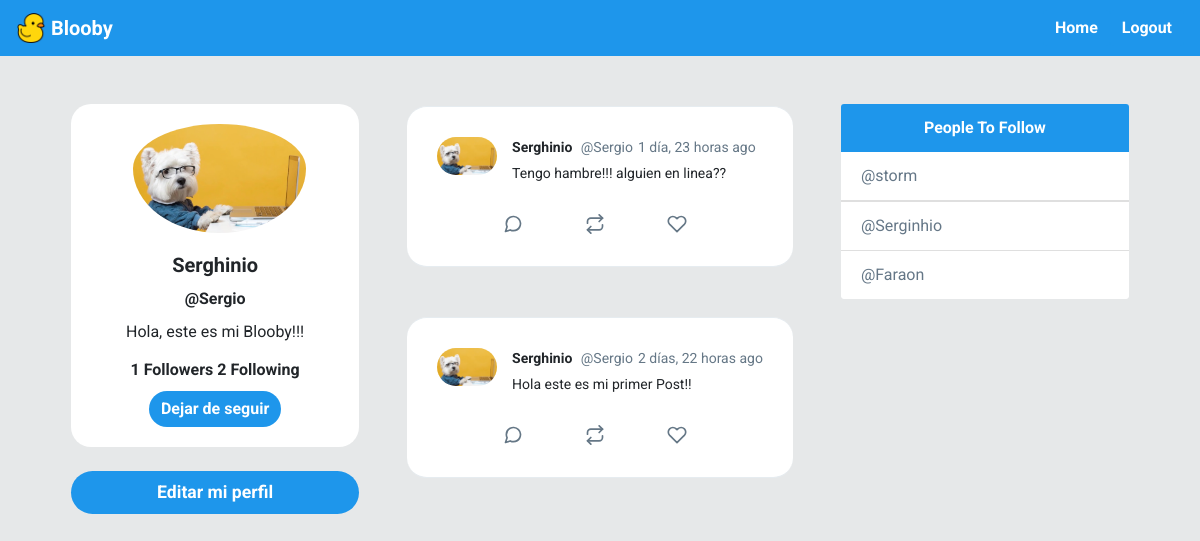
Page /profile/Sergio/ (signed in) on the committed database.
### Blooby/models.py (models this page shows, shortened)
class Profile(models.Model):
	user = models.OneToOneField(User, on_delete=models.CASCADE)
	bio = models.CharField(default='Hola, este es mi Blooby!!!', max_length=100)
	image = models.ImageField(default='default.png')
	def following(self):
		user_ids = Relationship.objects.filter(from_user=self.user)\
									.values_list('to_user_id', flat=True)
		return User.objects.filter(id__in=user_ids)
	def followers(self):
		user_ids = Relationship.objects.filter(to_user=self.user)\
									.values_list('from_user_id', flat=True)
		return User.objects.filter(id__in=user_ids)

class Post(models.Model):
	timestamp = models.DateTimeField(default=timezone.now)
	content = models.TextField(max_length=300)
	user = models.ForeignKey(User, on_delete=models.CASCADE, related_name='posts')
	liked = models.ManyToManyField(User, default=None, blank=True)
	class Meta:
		ordering = ['-timestamp']

### Blooby/views.py (the view)
# urls.py: path('profile/<str:username>/', profile, name='profile'),
def profile(request, username):
	user = User.objects.get(username=username)
	posts = user.posts.all()
	context = {'user':user, 'posts':posts}
	return render(request, 'Blooby/profile.html', context)

### Blooby/templates/Blooby/profile.html (shortened to what this page needs)
{% extends 'Blooby/_base.html' %}
{% load humanize %}
{% block content %}
    <div id="main" class="container-fluid d-flex">
        <div class="sidebar m-5 d-none d-md-block">
            <div class="">
                <div class="card " style="width: 18rem; text-align:center;border-radius: 20px;">
                    <img class="card-img-top rounded-circle"
                        style="width:60%; position: relative;left: 62px;padding-top: 20px;"
                        src="{{ user.profile.image.url }}" alt="Card image cap">
                    <div class="card-body">
                        <h5 class="card-title font-weight-bold">{{ user.first_name }}</h5>
                        <h6 class="card-title font-weight-bold">@{{ user }}</h6>
                        <p class="card-text">{{ user.profile.bio }}</p>
                        <h6 class="card-title font-weight-bold">
                        {{ user.profile.followers.count }} Followers
                        {{ user.profile.following.count }} Following
                        </h6>
                        {% if request.user.is_authenticated %}
                            {% if user.username != request.user.username %}
                                {% if user not in request.user.profile.following %}
                                <a href="{% url 'follow' user %}" class="btn  text-white rounded-pill">Seguir</a>
                                {% else %}
                                <a href="{% url 'unfollow' user %}" class="btn  text-white rounded-pill">Dejar de seguir</a>
                                {% endif %}
                            {% endif %}
                        {% endif %}
                    </div>
                </div>
                <a href="{% url 'editar' %}" id="addATweetLeft" onclick="addTweet()" type="button"
                style="border-radius: 30px; font-size: 1.1rem; font-weight:bold;"
                class="btn btn-lg btn-block mt-4 text-white ">Editar mi perfil</a>
            </div>
        </div>
        <div class="content">
            {% for post in posts %}
            <div id="tweetCards">
                <div class="tweet-wrap" style="border-radius:20px">
                    <div class="tweet-header">
                        <img src="{{ post.user.profile.image.url }}"
                            alt="" class="avator">
                        <div class="tweet-header-info">
                            {{ post.user.first_name }} <span>@{{ post.user }}</span><span>{{ post.timestamp|naturaltime }}
                            </span>
                            <p>{{ post.content }}</p>
                        </div>
                    </div>
                    <div class="tweet-info-counts">
                        <div class="comments">
                            <button style="background: white; border: none;">
                            </button>
                        </div>
                        <div class="retweets">
                            <button style="background: white; border: none;">
                        </button>
                        </div>
                        <div class="likes">
                            <button style="background: white; border: none;">
                            </button>
                        </div>
                    </div>
                </div>
            </div>
            {% endfor %}
        </div>
        <div class="sidebar m-5 d-none d-xl-block">
            <div class="card" style="width: 18rem;">
                <div class="card-header">
                    People To Follow
                </div>
                <ul class="list-group list-group-flush">
                    <li class="list-group-item"><a href="#" style="text-decoration: none;color: #657787;">@storm</li>
                    <li class="list-group-item"><a href="#" style="text-decoration: none;color: #657787;">@Serginhio</a></li>
                    <li class="list-group-item"><a href="#" style="text-decoration: none;color: #657787;">@Faraon</a></li>
                </ul>
            </div>
        </div>
    </div>
    {% endblock content %}

### Blooby/static/css/style.css (style rules this page uses)
body { background: #E6E8E9; ; font-family: 'Asap', sans-serif; font-family: 'Roboto', sans-serif; }
img { max-width: 100%; }
.avator { border-radius: 100px; width: 60px; margin-right: 15px; }
.card { border: none; }
.card-header { background-color: #1E96EB ; color: white; text-align: center; font-weight: bold; border: none; }
#main { justify-content: center; }
.tweet-wrap { max-width: 490px; background: #fff; margin: 0 auto; margin-top: 50px; border-radius: 3px; padding: 30px; border-bottom: 1px solid #e6ecf0; border-top: 1px solid #e6ecf0; }
.tweet-header { display: flex; align-items: flex-start; font-size: 14px; }
.tweet-header-info { font-weight: bold; }
.tweet-header-info span { color: #657786; font-weight: normal; margin-left: 5px; }
.tweet-header-info p { font-weight: normal; margin-top: 5px; }
.tweet-info-counts { display: flex; margin-left: 60px; margin-top: 10px; }
.tweet-info-counts div { display: flex; margin-right: 20px; }
.tweet-info-counts div svg { color: #657786; margin-right: 10px; }
.btn { background-color: #1E96EB ; border-style: none; font-weight: bold; color: white; }
a:link { color: #1E96EB ; text-decoration: none; }

### rows in the picture
Post: user.profile.image (picture), user.first_name "Serghinio", user "Sergio", timestamp "1 día, 23 horas ago", content "Tengo hambre!!! alguien en linea??"
Post: user.profile.image (picture), user.first_name "Serghinio", user "Sergio", timestamp "2 días, 22 horas ago", content "Hola este es mi primer Post!!"

### other values in the picture
{{ user.first_name }} "Serghinio"
{{ user }} "Sergio"
{{ user.profile.bio }} "Hola, este es mi Blooby!!!"
{{ user.profile.followers.count }} "1"
{{ user.profile.following.count }} "2"
